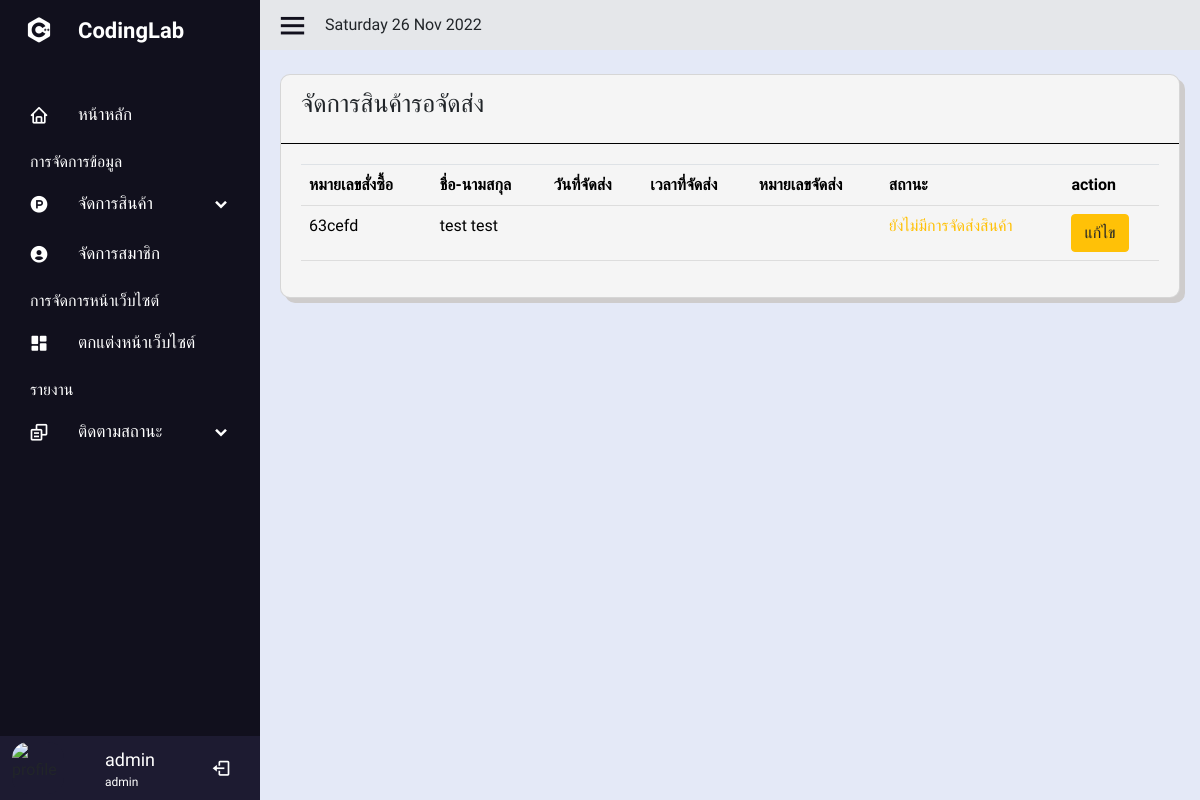
Screenshot of /admin/delivery.php (signed in) with the database file from the repository.
### tables this page shows
CREATE TABLE `users` (
  `id` int(10) NOT NULL AUTO_INCREMENT,
  `firstname` varchar(255) NOT NULL,
  `lastname` varchar(255) NOT NULL,
  `email` varchar(255) NOT NULL,
  `password` varchar(255) NOT NULL,
  `urole` varchar(255) NOT NULL,
  `created_at` timestamp NOT NULL DEFAULT current_timestamp(),
  `phone` varchar(50) NOT NULL,
  `sex` varchar(255) NOT NULL,
  `status` text NOT NULL,
  PRIMARY KEY (`id`)
);

CREATE TABLE `payment` (
  `pay_id` int(10) NOT NULL AUTO_INCREMENT,
  `pay_name` varchar(100) NOT NULL,
  `pay_email` varchar(100) NOT NULL,
  `pay_Phone` varchar(100) NOT NULL,
  `pay_price` int(11) NOT NULL,
  `pay_date` varchar(50) NOT NULL,
  `delivery_date` varchar(50) DEFAULT NULL,
  `pay_time` varchar(50) NOT NULL,
  `delivery_time` varchar(50) NOT NULL,
  `pay_note` varchar(100) NOT NULL,
  `pay_pic` varchar(255) NOT NULL,
  `bill_trx` varchar(255) NOT NULL,
  `pay_ems` varchar(50) NOT NULL,
  `pay_id_ems` varchar(50) DEFAULT NULL,
  `pay_status` varchar(50) NOT NULL,
  PRIMARY KEY (`pay_id`)
);

### admin/delivery.php (the view, shortened to what this page needs)
<?php include('sidebar.php'); ?>
<section class="home-section">
    <div class="home-content">
        <i class='bx bx-menu'></i>
        <?php
        echo date('l' . ' ' . 'd' . ' ' . 'M' . ' ' . 'Y');
        ?>
    </div>
    <div class="table-content mt-4">
        <div class="card">
            <div class="card-head pr-2">
                <p>จัดการสินค้ารอจัดส่ง</p>
            </div>
            <div class="card-body">
                <div class="box-tale">
                    <table class="table" id="dataal">
                        <thead>
                            <tr>
                                <th>หมายเลขสั่งซื้อ</th>
                                <th>ชื่อ-นามสกุล</th>
                                <th>วันที่จัดส่ง</th>
                                <th>เวลาที่จัดส่ง</th>
                                <th>หมายเลขจัดส่ง</th>
                                <th>สถานะ</th>
                                <th>action</th>
                            </tr>
                        </thead>
                        <tbody>
                            <?php
                            $sql = $conn->prepare("SELECT * FROM payment WHERE pay_status ='ยืนยันสินค้าเรียบร้อย' order by pay_date ASC");
                            $sql->execute();
                            $row = $sql->fetchAll(PDO::FETCH_OBJ);
                            if ($sql->rowCount() > 0) {
                                foreach ($row as $res) {
                            ?>
                                    <tr>
                                        <td><?php echo $res->bill_trx; ?></td>
                                        <td><?php echo $res->pay_name; ?></td>
                                        <td><?php echo $res->delivery_date; ?></td>
                                        <td><?php echo $res->delivery_time; ?></td>
                                        <td><?php echo $res->pay_id_ems; ?></td>
                                        <?php if ($res->pay_ems == 'ยังไม่มีการจัดส่งสินค้า') {
                                        ?>
                                            <td class="text-warning"><?php echo $res->pay_ems; ?></td>
                                        <?php } else { ?>
                                            <td class="text-success"><?php echo $res->pay_ems; ?></td>
                                        <?php } ?>
                                        <td>
                                            <button class="btn btn-warning" onclick="editdelivery('<?php echo $res->pay_id; ?>')">แก้ไข</button>
                                        </td>
                                    </tr>
                            <?php     }
                            } ?>
                        </tbody>
                    </table>
                </div>
            </div>
        </div>
    </div>
</section>
<br>
</body>
</html>

### admin/sidebar.php (shortened to what this page needs)
<?php
include('../include/connect.php')
?>
<!doctype html>
<html lang="th">
<link href='https://unpkg.com/boxicons@2.1.2/css/boxicons.min.css' rel='stylesheet'>
<link rel="stylesheet" href="https://cdn.jsdelivr.net/npm/bootstrap@4.0.0/dist/css/bootstrap.min.css">
<link rel="stylesheet" href="assets/css/sw_custom.css">
<link rel="stylesheet" href="styles.css">
<body>
    <div class="sidebar">
        <div class="logo-detil">
            <i class="bx bxl-c-plus-plus"></i>
            <span class="logo-name">
                CodingLab
            </span>
        </div>
        <ul class="nav-linked">
            <li>
                <a href="index.php">
                    <i class='bx bx-home'></i>
                    <span class="link-named">
                        หน้าหลัก
                    </span>
                </a>
            </li>
            <p class="manage">การจัดการข้อมูล</p>
            <li>
                <div class="icon-link">
                    <a href="#">
                        <i class='bx bxl-product-hunt'></i>
                        <span class="link-named">
                            จัดการสินค้า
                        </span>
                    </a>
                    <i class='bx bxs-chevron-down arrow'></i>
                </div>
            </li>
            <li>
                <a href="useredit.php">
                    <i class='bx bxs-user-circle'></i>
                    <span class="link-named">
                        จัดการสมาชิก
                    </span>
                </a>
            </li>
            <p class="manage">การจัดการหน้าเว็บไซต์</p>
            <li>
                <a href="Carousel.php">
                    <i class='bx bxs-dashboard'></i>
                    <span class="link-named">
                        ตกแต่งหน้าเว็บไซต์
                    </span>
                </a>
            </li>
            <p class="manage">รายงาน</p>
            <li>
                <div class="icon-link">
                    <a href="#">
                        <i class='bx bx-copy-alt'></i>
                        <span class="link-named">
                            ติดตามสถานะ
                        </span>
                    </a>
                    <i class='bx bxs-chevron-down arrow'></i>
                </div>
            </li>
            <li>
                <?php
                if (isset($_SESSION['admin_login'])) {
                    $sql = $conn->prepare("SELECT * FROM users WHERE id = '" . $_SESSION["admin_login"] . "' LIMIT 1");
                    $sql->execute();
                    $row = $sql->fetch(PDO::FETCH_ASSOC);
                } else {
                    echo "<script>window.location='../index.php'</script>";
                    exit;
                }
                ?>
                <div class="profile-details">
                    <div class="profile-content">
                        <img src="https://media-cdn.tripadvisor.com/media/photo-s/15/a4/9b/77/legacy-hotel-at-img-academy.jpg" alt="profile">
                    </div>
                    <div class="name-job">
                        <div class="profile-name"><?php echo $row['firstname']; ?></div>
                        <div class="job"><?php echo $row['urole']; ?></div>
                    </div>
                    <a href="../include/logout.php"> <i class="bx bx-log-out"></i></a>
                </div>
            </li>
        </ul>
    </div>

### admin/styles.css (style rules this page uses)
* { margin: 0; padding: 0; box-sizing: border-box; font-family: 'Mitr', sans-serif; }
body { background-color: #E4E9F7; }
.sidebar { position: fixed; top: 0; left: 0; height: 100%; width: 260px; background: #11101d; z-index: 100; transition: all 0.5s ease; }
.sidebar .manage { color: #fff; margin-top: 10px; margin-left: 30px; margin-bottom: 5px; }
.sidebar .logo-detil { height: 60px; width: 100%; display: flex; align-items: center; }
.sidebar .logo-detil i { font-size: 30px; color: #fff; height: 50px; min-width: 78px; text-align: center; line-height: 50px; }
.sidebar .logo-detil .logo-name { font-size: 22px; color: #fff; font-weight: 600; transition: 0.3s ease; transition-delay: 0.1s; }
.sidebar .nav-linked { height: 100%; padding: 30px 0 150px 0; overflow: auto; }
.sidebar .nav-linked li .icon-link { display: flex; align-items: center; justify-content: space-between; }
.sidebar .nav-linked li { position: relative; list-style: none; transition: all 0.4s ease; }
.sidebar .nav-linked li i { height: 50px; min-width: 78px; text-align: center; line-height: 50px; color: #fff; font-size: 20px; cursor: pointer; transition: all 0.3s ease; }
.sidebar .nav-linked li a { display: flex; align-items: center; text-decoration: none; }
.sidebar .nav-linked li a .link-named { font-size: 17px; font-weight: 400; color: #fff; }
.sidebar .profile-details { position: fixed; bottom: 0; width: 260px; display: flex; align-items: center; justify-content: space-between; background-color: #1d1b31; padding: 6px 0; width: 260px; transition: all 0.5s ease; }
.sidebar .profile-details .profile-content { display: flex; align-items: center; }
.sidebar .profile-details img { height: 52px; width: 52px; object-fit: cover; border-radius: 16px; margin: 0 14px 0 12px; background-color: #1d1b31; transition: all 0.5s ease; }
.sidebar .profile-details .profile-name, .sidebar .profile-details .job { color: #fff; font-size: 18px; font-weight: 500; white-space: nowrap; }
.sidebar .profile-details .job { font-size: 12px; }
.home-section { position: relative; height: 100%; left: 260px; width: calc(100% - 260px ); transition: all 0.5s ease; }
.home-section .home-content { background-color: #e5e7ea; height: 50px; display: flex; align-items: center; }
.home-section .home-content .bx-menu, .home-section .home-content .text { color: #11101d; font-size: 35px; }
.home-section .home-content .bx-menu { margin: 0 15px; cursor: pointer; }
.home-section .table-content { display: flex; margin-left: 20px; margin-right: 20px; }
.home-section .card { background-color: #F5F5F5; width: 100%; height: auto; border-radius: 10px; box-shadow: 5px 5px #cecccc; }
.home-section .card .card-head { border-bottom: 1px solid black ; }
.home-section .card .card-head p { margin: 10px 0 20px 20px; font-size: 25px; }
.home-section .table-content .box-tale { color: black; width: 100%; }
.home-section .table-content .box-tale table { border-collapse: collapse; width: 100%; height: auto; }
.home-section .table-content .box-tale th { padding: 8px; text-align: left; border-bottom: 1px solid #ddd; }
.home-section .table-content .box-tale td { padding: 8px; text-align: left; border-bottom: 1px solid #ddd; }

### rows the page displays
users: firstname "admin", urole "admin"
payment: bill_trx "63cefd", pay_name "test test", pay_ems "ยังไม่มีการจัดส่งสินค้า"

### other values shown
date('l' . ' ' . 'd' . ' ' . 'M' . ' ' . 'Y') "Saturday 26 Nov 2022"
